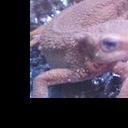

Reproduce this figure in Python.
import cv2
import numpy as np
import matplotlib.pyplot as plt

# Read image
img = cv2.imread("imori.jpg").astype(np.float32)
H, W, C = img.shape


# Affine
a = 1.
b = 0.
c = 0.
d = 1.
tx = 30
ty = -30

y = np.arange(H).repeat(W).reshape(W, -1)
x = np.tile(np.arange(W), (H, 1))

out = np.zeros((H+1, W+1, C), dtype=np.float32)

x_new = a * x + b * y + tx
y_new = c * x + d * y + ty

x_new = np.minimum(np.maximum(x_new, 0), W).astype(np.int)
y_new = np.minimum(np.maximum(y_new, 0), H).astype(np.int)

out[y_new, x_new] = img[y, x]
out = out[:H, :W]
out = out.astype(np.uint8)

# Save result
cv2.imshow("result", out)
cv2.waitKey(0)
cv2.imwrite("out.jpg", out)
